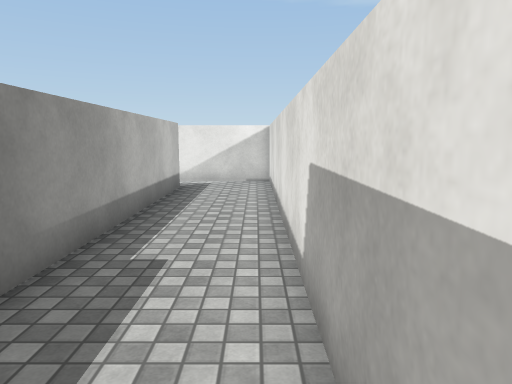
view 1 (above)

16 first-person views from a walk through a Unity game level. The camera is 1.5 m above the floor, tilts 8° down and sees 70° across. The floor is counted in squares, 1 m on a side. Each view is taken from the middle of a square. On the plan, view 1 faces up. The plan holds only what a view shows up to about 16 squares ahead; the rest is blank. The place goes on beyond the plan. The player is left out. Surface patterns are stand-ins for the level's own textures.

view 2
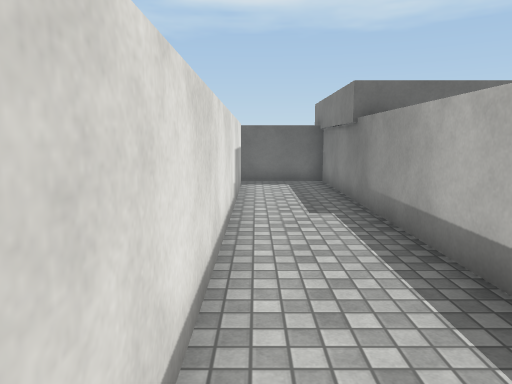

view 3
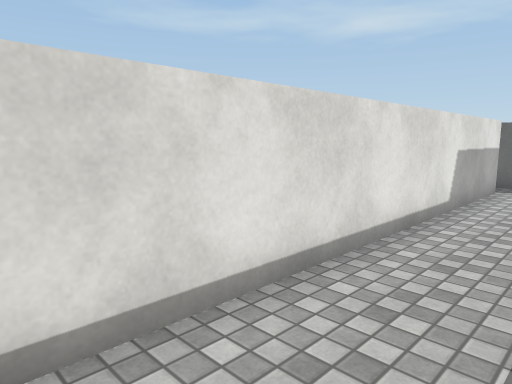

view 4
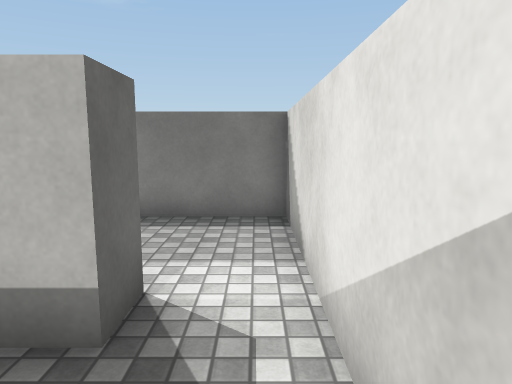

view 5
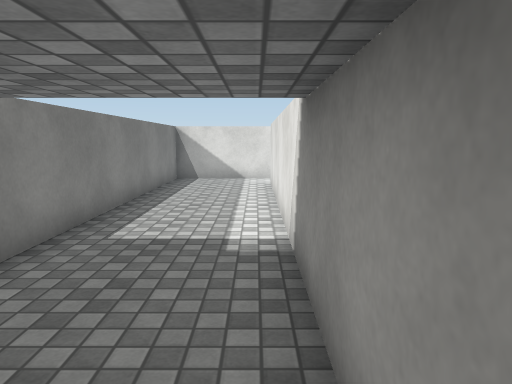

view 6
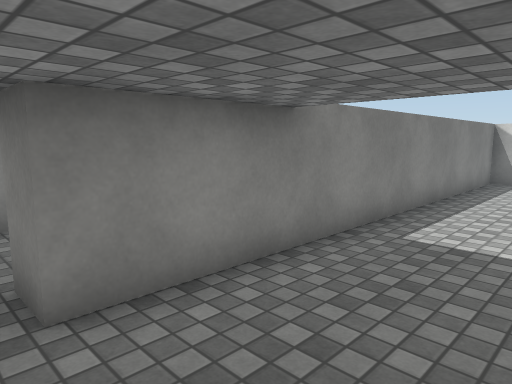

view 7
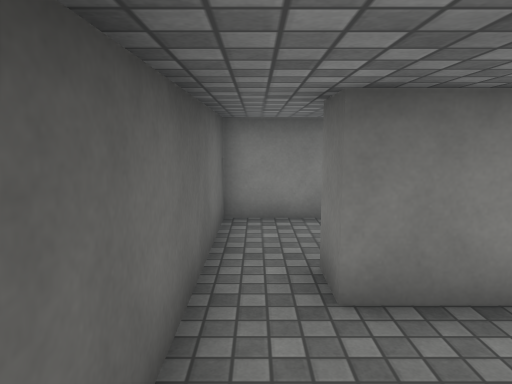

view 8
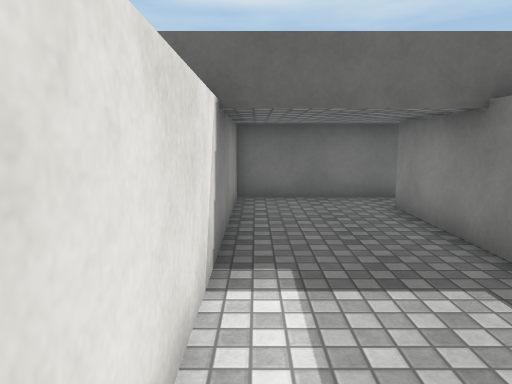

view 9
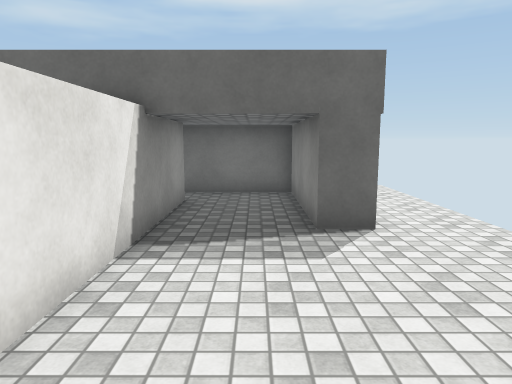

view 10
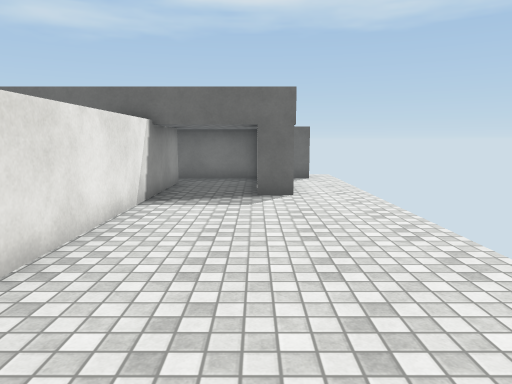

view 11
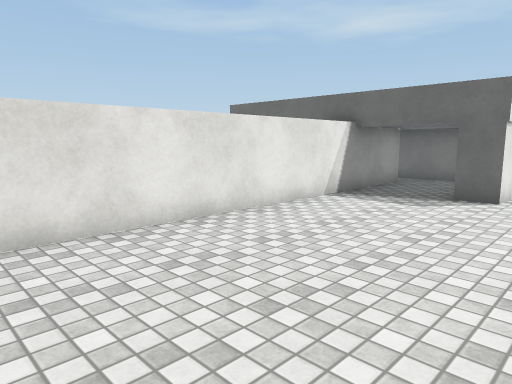

view 12
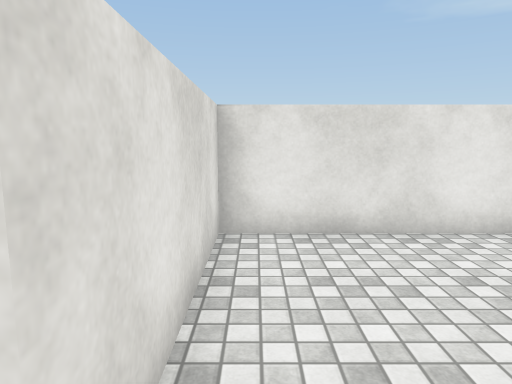

view 13
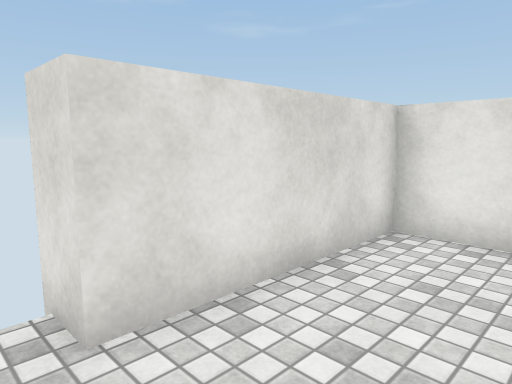

view 14
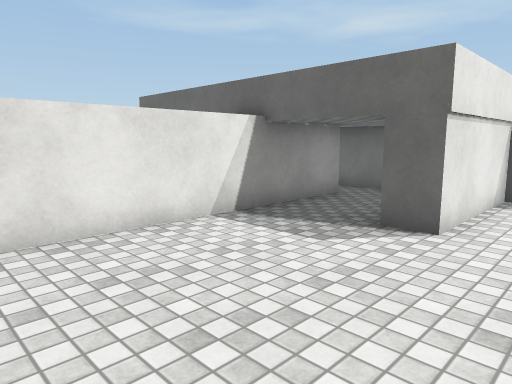

view 15
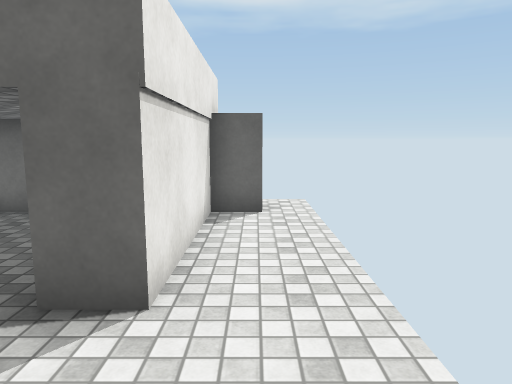

view 16
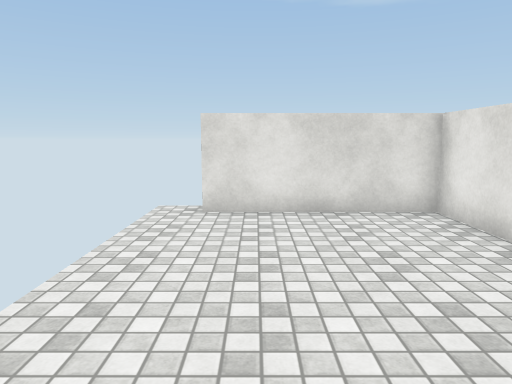

### Floor plan
Ten units are one square. View 1 is at (0, 0); x grows to the right and y downward. Boxes are objects, and circles mark ways between rooms. Rooms are numbered by the first view taken in them; rooms with no view inside come last. Other rooms are left out.
<svg viewBox="-137 -151 152 172">
<path fill="none" stroke="#000" d="M5 2 5 -131M-35 -119 -25 -119 -25 16 9 16M6 -136 -35 -136M-35 -136 -72 -136 -72 2 -82 2M-85 16 -35 16 -35 -115M-82 2 -82 -136 -131 -136 -131 -146M-132 16 -120 16 -120 -29 -110 -29 -110 16 -85 16"/>
<circle cx="-30" cy="-125" r="3" fill="#2a7"/>
<circle cx="-75" cy="10" r="3" fill="#2a7"/>
<text x="-10" y="-60">1</text>
<text x="-50" y="-60">2</text>
<text x="-120" y="-60">3</text>
</svg>
Room 1 opens to room 2. Room 2 opens to room 3.

Where each view was taken, in squares from view 1:
view 1: 0 up, 0 right, facing up
view 2: 12 up, 0 right, facing down
view 3: 12 up, 2 left, facing down-right
view 4: 13 up, 0 right, facing left
view 5: 1 down, 4 left, facing up
view 6: 1 down, 4 left, facing up-left
view 7: 1 down, 4 left, facing left
view 8: 8 up, 4 left, facing down
view 9: 9 up, 10 left, facing down
view 10: 13 up, 11 left, facing down
view 11: 13 up, 14 left, facing down-right
view 12: 13 up, 14 left, facing right
view 13: 11 up, 14 left, facing up-right
view 14: 9 up, 14 left, facing down-right
view 15: 6 up, 13 left, facing down
view 16: 6 up, 12 left, facing up
